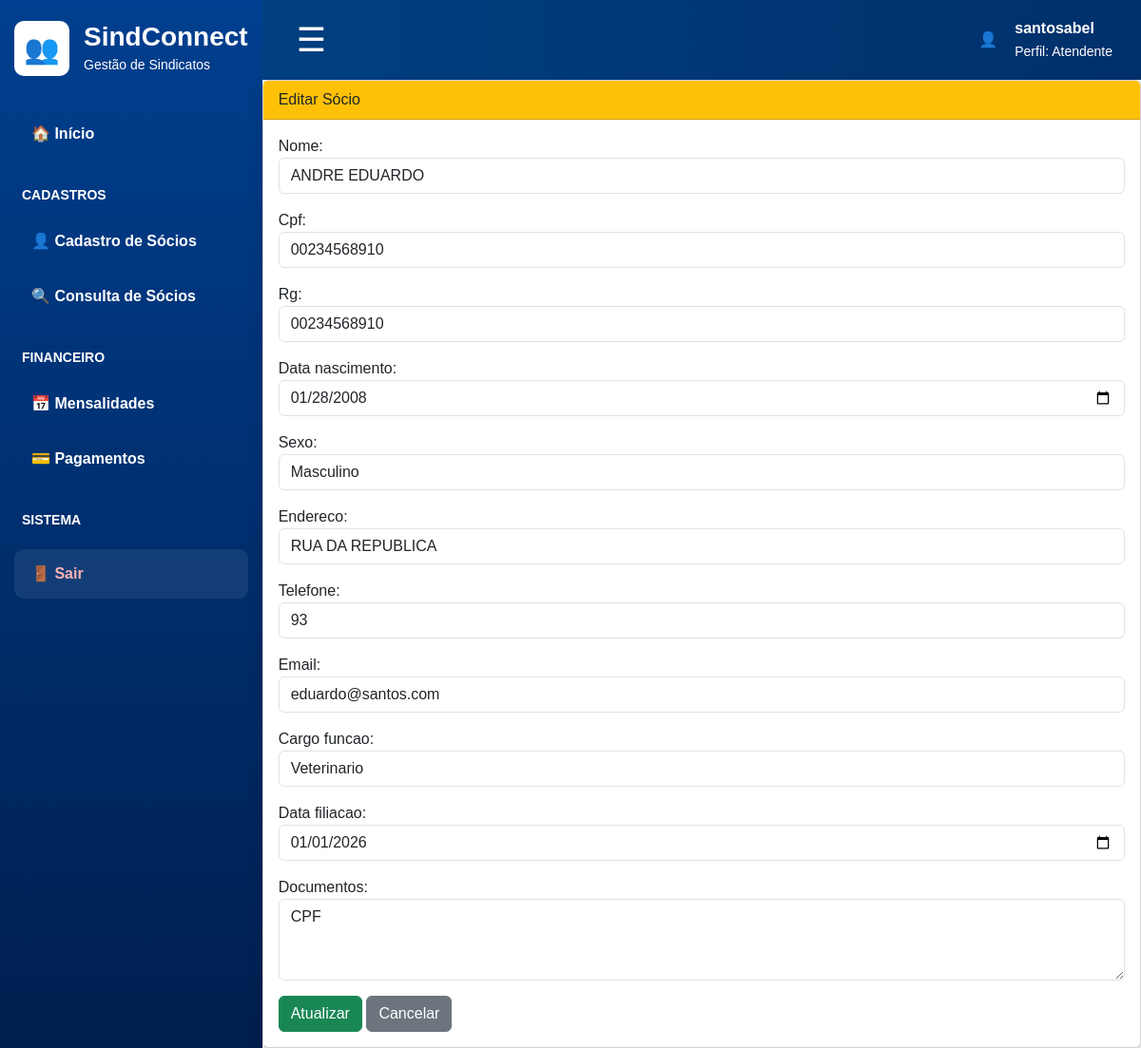
The page /socios/editar/8/ (signed in) on the database as committed earlier.
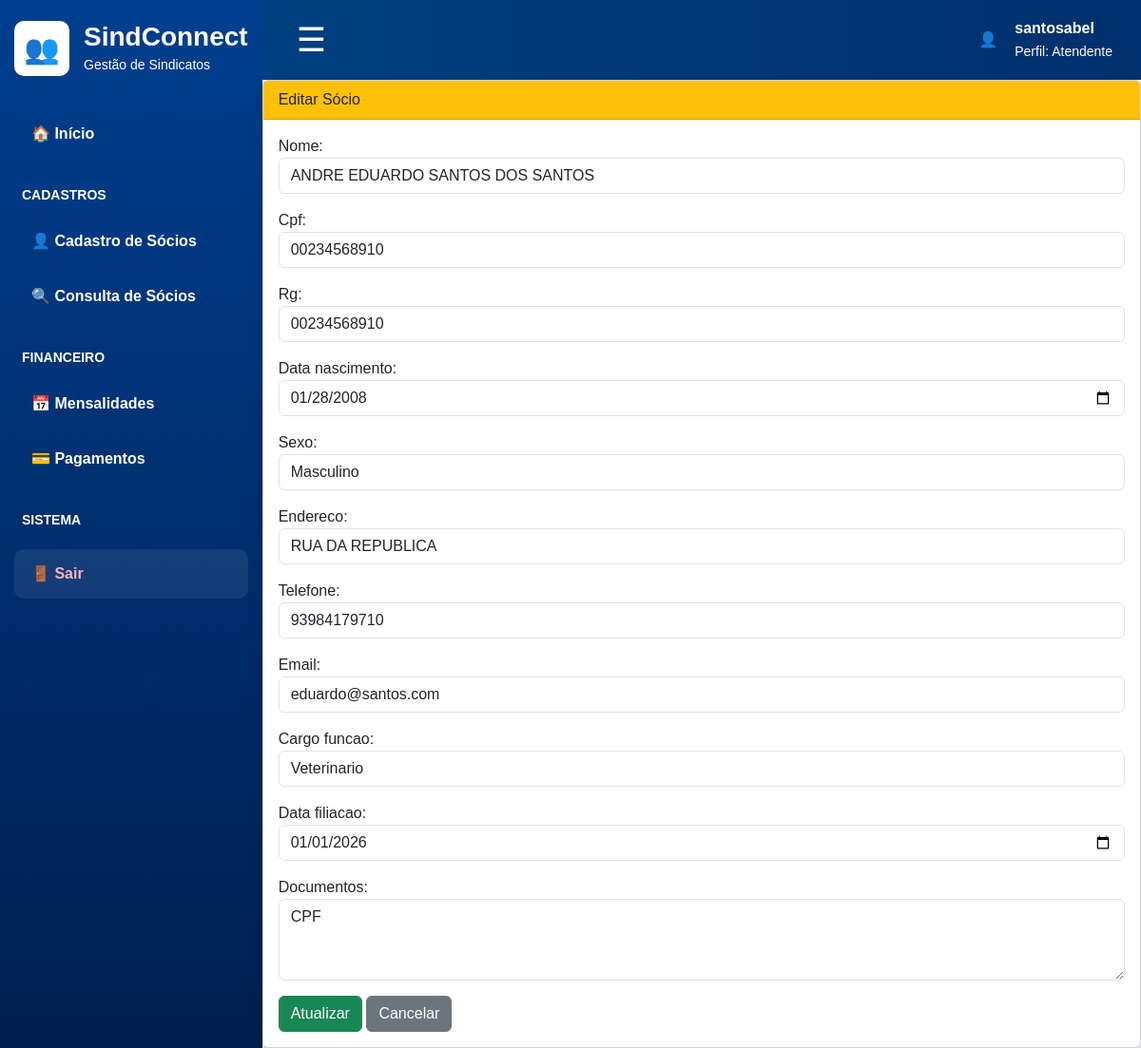
The same page on the database as committed later.
### app/models.py (models this page shows, shortened)
class Socio(models.Model):
    SEXO_CHOICES = [
        ('M', 'Masculino'),
        ('F', 'Feminino'),
        ('O', 'Outro'),
    ]
    nome = models.CharField(max_length=150)
    cpf = models.CharField(max_length=14, unique=True)
    rg = models.CharField(max_length=20, blank=True, null=True)
    data_nascimento = models.DateField()
    sexo = models.CharField(max_length=1, choices=SEXO_CHOICES)
    endereco = models.CharField(max_length=200)
    telefone = models.CharField(max_length=20)
    email = models.EmailField(blank=True, null=True)
    cargo_funcao = models.CharField(max_length=100)
    data_filiacao = models.DateField()
    documentos = models.TextField(blank=True, null=True)
    criado_em = models.DateTimeField(auto_now_add=True)

### app/views.py (the view)
# urls.py: path('socios/editar/<int:id>/', views.editar_socio,name='editar_socio'),
@login_required
def editar_socio(request, id):
    socio = get_object_or_404(Socio, id=id)
    if request.method == 'POST':
        form = SocioForm(
            request.POST,
            request.FILES,
            instance=socio
        )
        if form.is_valid():
            form.save()
            return redirect('lista_socios')
    else:
        form = SocioForm(instance=socio)
    return render(
        request,
        'editar_socio.html',
        {
            'form': form,
            'socio': socio
        }
    )

### templates/editar_socio.html (shortened to what this page needs)
{% extends 'base_atendente.html' %}
{% block conteudo %}
<div class="card shadow">
    <div class="card-header bg-warning text-dark">
        Editar Sócio
    </div>
    <div class="card-body">
        <form method="post" enctype="multipart/form-data">
            {{ form.as_p }}
            <button type="submit"
                    class="btn btn-success">
                Atualizar
            </button>
            <a href="{% url 'lista_socios' %}"
               class="btn btn-secondary">
                Cancelar
            </a>
        </form>
    </div>
</div>
{% endblock %}

Rows that differ between the two databases and show on the page:
changed Socio "Masculino": nome "ANDRE EDUARDO" → "ANDRE EDUARDO SANTOS DOS SANTOS"; telefone "93" → "93984179710"
